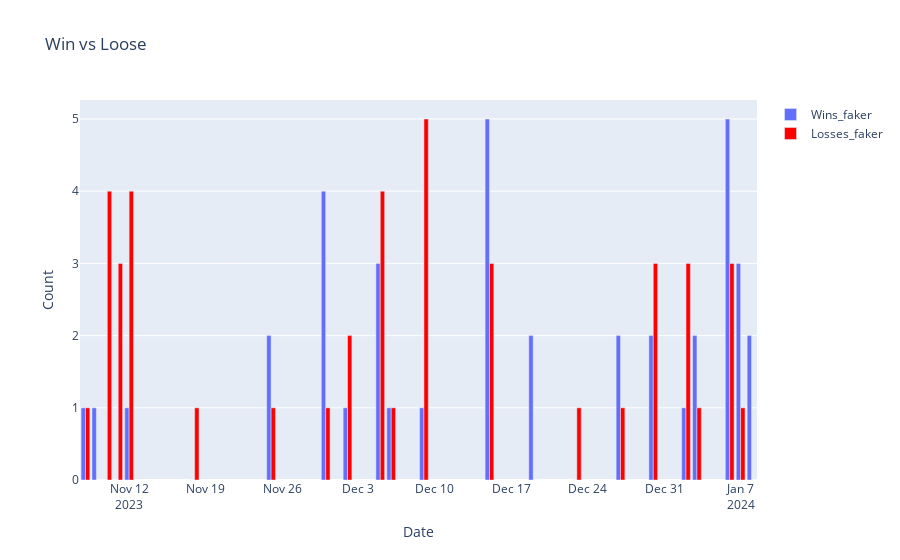

Notebook source saved alongside this figure:
### Code cell
data = [ 
        
    go.Bar (x=sql_data.date_range, y=sql_data.wins_faker, name='Wins_faker'),
    go.Bar (x=sql_data.date_range, y=sql_data.losses_faker, name='Losses_faker', marker = dict (color='red'))
]

layout = go.Layout (title='Win vs Loose', xaxis=dict (title='Date'), yaxis=dict (title='Count'))
                    
fig = go.Figure (data=data, layout=layout)
fig.show()

### Figure 1 — Plotly figure (JSON) as saved in the notebook; plotly's stock layout.template omitted (floating-point values rounded to 4 significant figures)
{"data": [{"name": "Wins_faker", "type": "bar", "x": ["2023-11-08", "2023-11-09", "2023-11-10", "2023-11-11", "2023-11-12", "2023-11-18", "2023-11-25", "2023-11-30", "2023-12-02", "2023-12-05", "2023-12-06", "2023-12-09", "2023-12-15", "2023-12-19", "2023-12-23", "2023-12-27", "2023-12-30", "2024-01-02", "2024-01-03", "2024-01-06", "2024-01-07", "2024-01-08"], "y": [1, 1, 0, 0, 1, 0, 2, 4, 1, 3, 1, 1, 5, 2, 0, 2, 2, 1, 2, 5, 3, 2]}, {"marker": {"color": "red"}, "name": "Losses_faker", "type": "bar", "x": ["2023-11-08", "2023-11-09", "2023-11-10", "2023-11-11", "2023-11-12", "2023-11-18", "2023-11-25", "2023-11-30", "2023-12-02", "2023-12-05", "2023-12-06", "2023-12-09", "2023-12-15", "2023-12-19", "2023-12-23", "2023-12-27", "2023-12-30", "2024-01-02", "2024-01-03", "2024-01-06", "2024-01-07", "2024-01-08"], "y": [1, 0, 4, 3, 4, 1, 1, 1, 2, 4, 1, 5, 3, 0, 1, 1, 3, 3, 1, 3, 1, 0]}], "layout": {"title": {"text": "Win vs Loose"}, "xaxis": {"title": {"text": "Date"}}, "yaxis": {"title": {"text": "Count"}}}}
